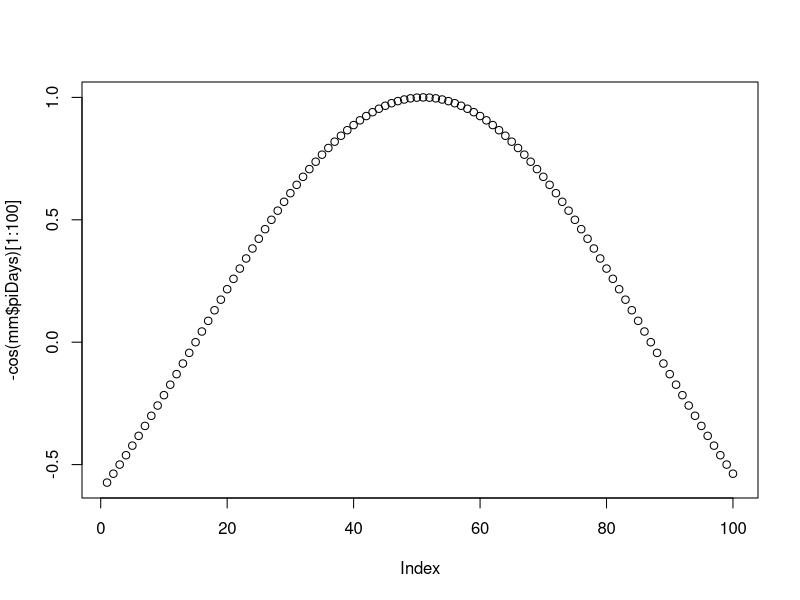
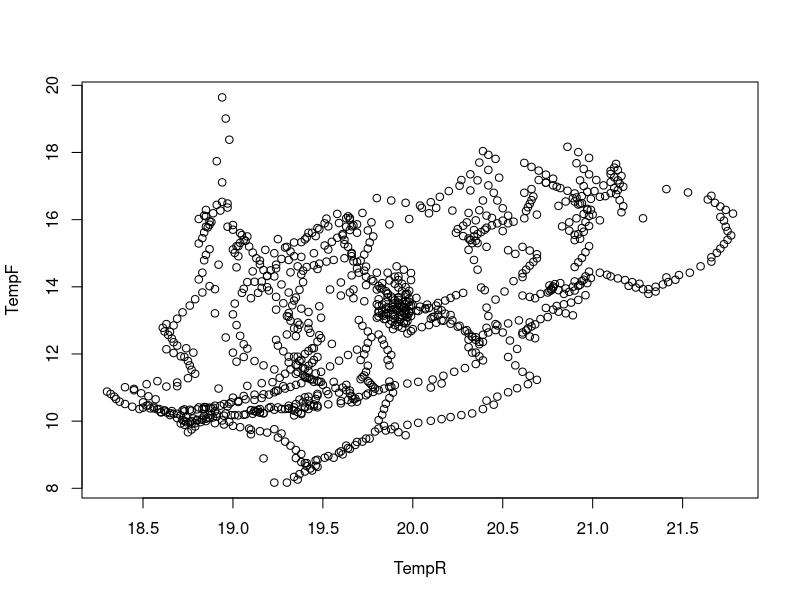
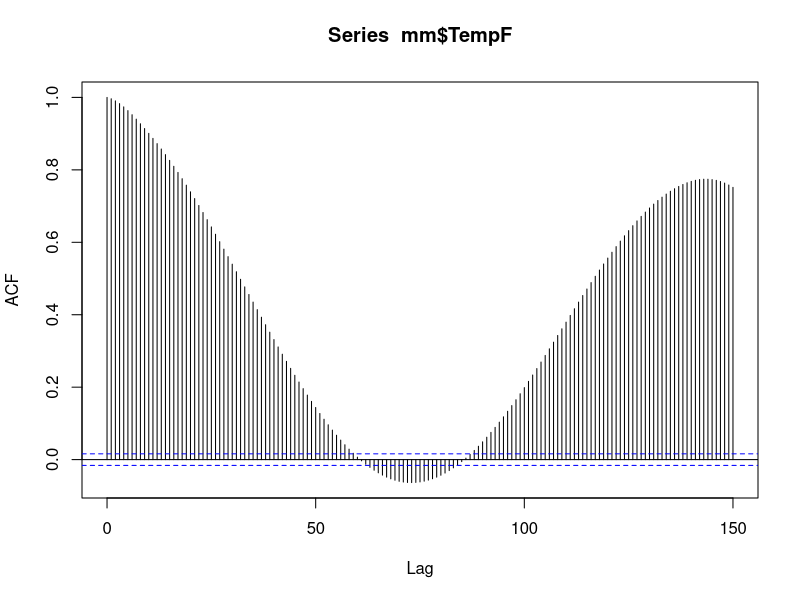
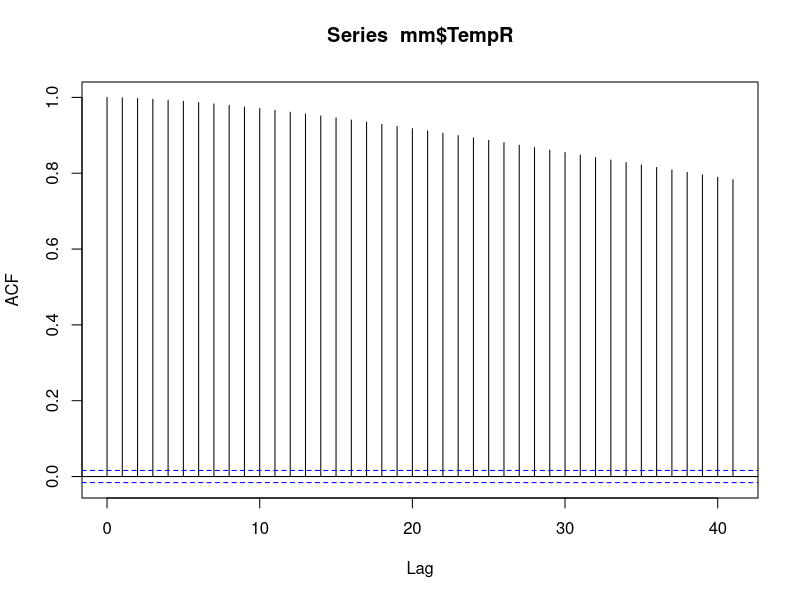
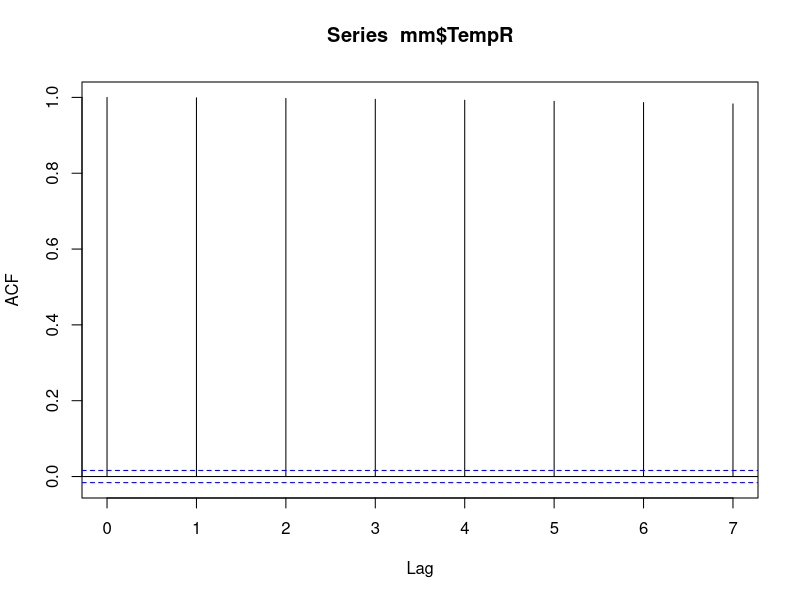
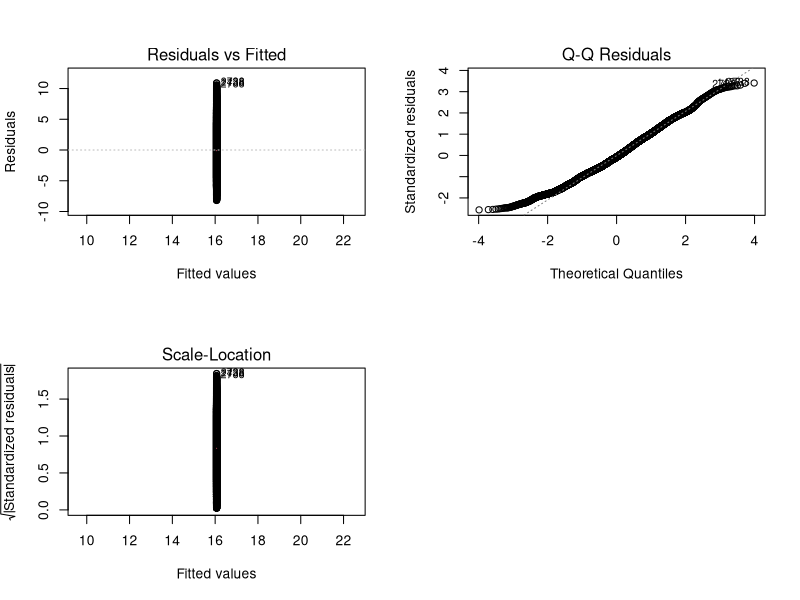
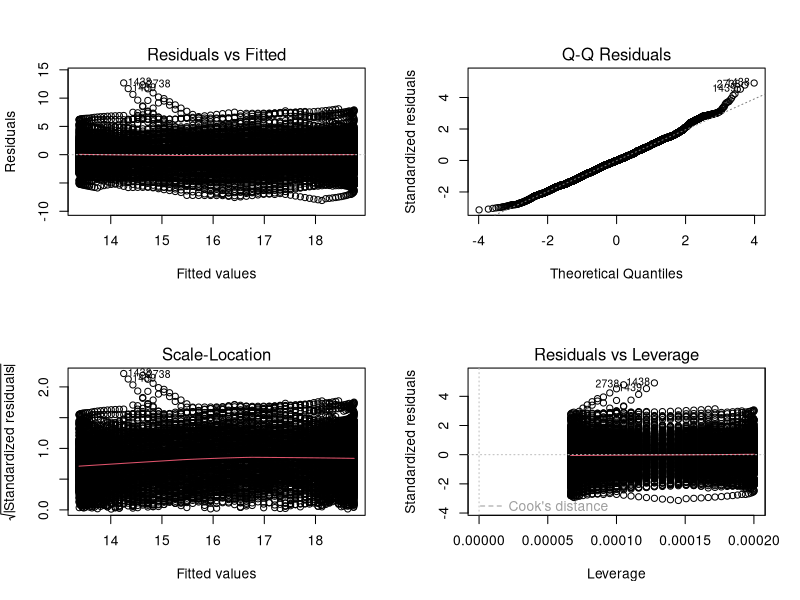

Reproduce these figures in R, in order. (Note: this script raises an error after producing the figures.)
# compare measurements from two units

setwd("~/git_repos/cave-logs/")

# front door
datF <- read.table("data/Front door_log_from_20230106_to_20230917_.csv",
                   sep=",",
                   header=T, fill = T
                   )[,1:3]
head(datF)
names(datF) <- c("Time", "TempF", "HumF")

# rec room
datR <- read.table("data/Rec room_log_from_20230516_to_20230917_.csv",
                   sep=",",
                   header=T,
                   fill=T)[,1:3]
names(datR) <- c("Time", "TempR", "HumR")

head(datR)
str(datR)

datF$Time <- as.POSIXct(datF$Time)
datR$Time <- as.POSIXct(datR$Time)


mm <- merge(datR, datF, by="Time")
head(mm)
mm$piDays <- as.numeric(mm$Time)/60/60/24*2*pi
str(mm)
plot(-cos(mm$piDays)[1:100])
plot(TempF ~ TempR, data=mm[1:1000,])
24*6
?ar
ar(lh)
acf(mm$TempF, lag.max = 150)
acf(mm$TempR)
acf(mm$TempR, mm$TempF)
?acf


lm01 <- lm(TempF ~ 1,
           data=mm)
lm02 <- lm(TempF ~ cos(piDays),
           data=mm)
lm03 <- lm(TempF ~ sin(piDays),
           data=mm)
lm04 <- lm(TempF ~ cos(piDays) + sin(piDays),
           data=mm)
summary(lm01)
summary(lm02)
summary(lm03)
summary(lm04)


anova(lm01, lm02)
anova(lm01, lm03) # not much better
anova(lm01, lm02, lm04)
par(mfrow=c(2,2))
plot(lm01)
plot(lm02)
par(mfrow=c(1,1))

sin(datF$Time)


plot(TempF~I((piDays/2/pi/365 - 53)*365),
     data=mm[1:1000,])
points(fitted(lm02)[1:1000] ~ I((piDays/2/pi/365 - 53)*365),
       data=mm[1:1000,], type="l", col="grey", lwd=2)
points(fitted(lm04)[1:1000] ~ I((piDays/2/pi/365 - 53)*365),
       data=mm[1:1000,], type="l", col="grey", lwd=2, lty=2)
grid()

plot((mm$piDays/pi/2 - 53*365), resid(lm04))
grid()

plot((mm$piDays/pi/2 - 53*365), resid(lm04),
     xlim=c(200, 210))
grid()

plot(TempF ~ I((piDays/2/pi/365 - 53)*365),
     data=mm)

tail(mm)

plot(mm$TempF, resid(lm04))


lm10 <- lm(TempF~1,
           data=mm)
lm11 <- lm(TempF~TempR,
           data=mm)

lm14 <- lm(TempF~TempR+cos(piDays) + sin(piDays),
           data=mm)

summary(lm10)
summary(lm11)
summary(lm14)
anova(lm10, lm11, lm14)

plot(TempF~I(piDays/2/pi-53*365),
     data=mm,
     xlim=c(180, 200))
plot(TempF~I(piDays/2/pi-53*365),
     data=mm)
points(fitted(lm10)~I(piDays/2/pi-53*365),
       data=mm,
       type="l",
       col=8, lwd=2)
points(fitted(lm11)~I(piDays/2/pi-53*365),
       data=mm,
       type="l",
       col=2, lwd=2)
points(fitted(lm14)~I(piDays/2/pi-53*365),
       data=mm,
       type="l",
       col=3, lwd=2)
plot(fitted(lm14), mm$TempF)
abline(0, 1, col=8, lwd=2)
plot(TempF~TempR,
     data=mm,
     type="l")
abline(0, 1, col=8, lwd=2)
grid()

plot(TempF~Time,
     data=mm,
     type="l",
     lwd=2
)
grid()
points(TempR~Time,
data=mm,
type="l",
col=2,
lwd=2
)


plot(TempF ~ Time,
     data=mm,
     type="l",
     lwd=2,
     xlim=c(1686000000, 1688000000))

axTicks(1)
points(fitted(lm14)~Time,
       data=mm,
       col=3,
       type="l",
       lwd=2)
points(fitted(lm11)~Time,
       data=mm,
       col=2,
       type="l",
       lwd=2)
# looks like outliers in the F temperatures. Is that from touching the sensor in the mornings?

lm21 <- lm(TempR~TempF,
           data=mm)
summary(lm21)
# GAMs --------------------------------------------------------------------



library(mgcv)

gam01 <- gam(TempF ~ cos(piDays) + sin(piDays) + s(piDays, k=30),
             data=mm)
summary(gam01)
gam.check(gam01)
